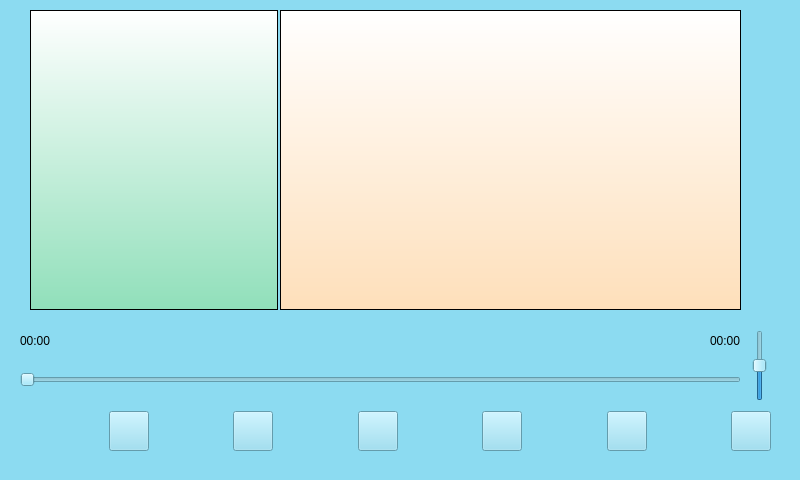
<?xml version="1.0" encoding="UTF-8"?>
<ui version="4.0">
 <class>Widget</class>
 <widget class="QWidget" name="Widget">
  <property name="geometry">
   <rect>
    <x>0</x>
    <y>0</y>
    <width>800</width>
    <height>480</height>
   </rect>
  </property>
  <property name="minimumSize">
   <size>
    <width>800</width>
    <height>480</height>
   </size>
  </property>
  <property name="maximumSize">
   <size>
    <width>800</width>
    <height>480</height>
   </size>
  </property>
  <property name="windowTitle">
   <string>Widget</string>
  </property>
  <property name="styleSheet">
   <string notr="true">background-color: rgb(140, 219, 241);</string>
  </property>
  <widget class="QSlider" name="playCourseSlider">
   <property name="geometry">
    <rect>
     <x>20</x>
     <y>370</y>
     <width>721</width>
     <height>20</height>
    </rect>
   </property>
   <property name="orientation">
    <enum>Qt::Horizontal</enum>
   </property>
  </widget>
  <widget class="QWidget" name="widget" native="true">
   <property name="geometry">
    <rect>
     <x>10</x>
     <y>400</y>
     <width>771</width>
     <height>58</height>
    </rect>
   </property>
   <widget class="QWidget" name="">
    <property name="geometry">
     <rect>
      <x>20</x>
      <y>10</y>
      <width>741</width>
      <height>42</height>
     </rect>
    </property>
    <layout class="QHBoxLayout" name="horizontalLayout">
     <item>
      <spacer name="horizontalSpacer_2">
       <property name="orientation">
        <enum>Qt::Horizontal</enum>
       </property>
       <property name="sizeHint" stdset="0">
        <size>
         <width>58</width>
         <height>20</height>
        </size>
       </property>
      </spacer>
     </item>
     <item>
      <widget class="QPushButton" name="btn_Res">
       <property name="minimumSize">
        <size>
         <width>40</width>
         <height>40</height>
        </size>
       </property>
       <property name="maximumSize">
        <size>
         <width>40</width>
         <height>40</height>
        </size>
       </property>
       <property name="text">
        <string/>
       </property>
       <property name="icon">
        <iconset resource="source.qrc">
         <normaloff>:/ICON/list.png</normaloff>:/ICON/list.png</iconset>
       </property>
       <property name="iconSize">
        <size>
         <width>40</width>
         <height>40</height>
        </size>
       </property>
      </widget>
     </item>
     <item>
      <spacer name="horizontalSpacer_7">
       <property name="orientation">
        <enum>Qt::Horizontal</enum>
       </property>
       <property name="sizeHint" stdset="0">
        <size>
         <width>68</width>
         <height>20</height>
        </size>
       </property>
      </spacer>
     </item>
     <item>
      <widget class="QPushButton" name="btn_model">
       <property name="minimumSize">
        <size>
         <width>32</width>
         <height>32</height>
        </size>
       </property>
       <property name="maximumSize">
        <size>
         <width>40</width>
         <height>40</height>
        </size>
       </property>
       <property name="text">
        <string/>
       </property>
       <property name="icon">
        <iconset resource="source.qrc">
         <normaloff>:/ICON/Loop.png</normaloff>:/ICON/Loop.png</iconset>
       </property>
       <property name="iconSize">
        <size>
         <width>40</width>
         <height>40</height>
        </size>
       </property>
      </widget>
     </item>
     <item>
      <spacer name="horizontalSpacer_3">
       <property name="orientation">
        <enum>Qt::Horizontal</enum>
       </property>
       <property name="sizeHint" stdset="0">
        <size>
         <width>68</width>
         <height>20</height>
        </size>
       </property>
      </spacer>
     </item>
     <item>
      <widget class="QPushButton" name="btn_LeftMove">
       <property name="minimumSize">
        <size>
         <width>32</width>
         <height>32</height>
        </size>
       </property>
       <property name="maximumSize">
        <size>
         <width>40</width>
         <height>40</height>
        </size>
       </property>
       <property name="text">
        <string/>
       </property>
       <property name="icon">
        <iconset resource="source.qrc">
         <normaloff>:/ICON/last.png</normaloff>:/ICON/last.png</iconset>
       </property>
       <property name="iconSize">
        <size>
         <width>40</width>
         <height>40</height>
        </size>
       </property>
      </widget>
     </item>
     <item>
      <spacer name="horizontalSpacer_4">
       <property name="orientation">
        <enum>Qt::Horizontal</enum>
       </property>
       <property name="sizeHint" stdset="0">
        <size>
         <width>48</width>
         <height>20</height>
        </size>
       </property>
      </spacer>
     </item>
     <item>
      <widget class="QPushButton" name="btn_Player">
       <property name="minimumSize">
        <size>
         <width>32</width>
         <height>32</height>
        </size>
       </property>
       <property name="maximumSize">
        <size>
         <width>40</width>
         <height>40</height>
        </size>
       </property>
       <property name="text">
        <string/>
       </property>
       <property name="icon">
        <iconset resource="source.qrc">
         <normaloff>:/ICON/start.png</normaloff>:/ICON/start.png</iconset>
       </property>
       <property name="iconSize">
        <size>
         <width>40</width>
         <height>40</height>
        </size>
       </property>
      </widget>
     </item>
     <item>
      <spacer name="horizontalSpacer_5">
       <property name="orientation">
        <enum>Qt::Horizontal</enum>
       </property>
       <property name="sizeHint" stdset="0">
        <size>
         <width>68</width>
         <height>20</height>
        </size>
       </property>
      </spacer>
     </item>
     <item>
      <widget class="QPushButton" name="btn_RightMove">
       <property name="minimumSize">
        <size>
         <width>32</width>
         <height>32</height>
        </size>
       </property>
       <property name="maximumSize">
        <size>
         <width>40</width>
         <height>40</height>
        </size>
       </property>
       <property name="text">
        <string/>
       </property>
       <property name="icon">
        <iconset resource="source.qrc">
         <normaloff>:/ICON/next.png</normaloff>:/ICON/next.png</iconset>
       </property>
       <property name="iconSize">
        <size>
         <width>40</width>
         <height>40</height>
        </size>
       </property>
      </widget>
     </item>
     <item>
      <spacer name="horizontalSpacer_6">
       <property name="orientation">
        <enum>Qt::Horizontal</enum>
       </property>
       <property name="sizeHint" stdset="0">
        <size>
         <width>78</width>
         <height>20</height>
        </size>
       </property>
      </spacer>
     </item>
     <item>
      <widget class="QPushButton" name="btn_Volume">
       <property name="minimumSize">
        <size>
         <width>32</width>
         <height>32</height>
        </size>
       </property>
       <property name="maximumSize">
        <size>
         <width>40</width>
         <height>40</height>
        </size>
       </property>
       <property name="text">
        <string/>
       </property>
       <property name="icon">
        <iconset resource="source.qrc">
         <normaloff>:/ICON/volum.png</normaloff>:/ICON/volum.png</iconset>
       </property>
       <property name="iconSize">
        <size>
         <width>40</width>
         <height>40</height>
        </size>
       </property>
      </widget>
     </item>
    </layout>
   </widget>
  </widget>
  <widget class="QWidget" name="widget_2" native="true">
   <property name="geometry">
    <rect>
     <x>20</x>
     <y>320</y>
     <width>721</width>
     <height>41</height>
    </rect>
   </property>
   <layout class="QHBoxLayout" name="horizontalLayout_2">
    <item>
     <widget class="QLabel" name="labAllTime">
      <property name="text">
       <string>00:00</string>
      </property>
     </widget>
    </item>
    <item>
     <spacer name="horizontalSpacer">
      <property name="orientation">
       <enum>Qt::Horizontal</enum>
      </property>
      <property name="sizeHint" stdset="0">
       <size>
        <width>458</width>
        <height>20</height>
       </size>
      </property>
     </spacer>
    </item>
    <item>
     <widget class="QLabel" name="labCurTime">
      <property name="text">
       <string>00:00</string>
      </property>
     </widget>
    </item>
   </layout>
  </widget>
  <widget class="QSlider" name="playerVolumeSlider">
   <property name="geometry">
    <rect>
     <x>750</x>
     <y>330</y>
     <width>20</width>
     <height>71</height>
    </rect>
   </property>
   <property name="autoFillBackground">
    <bool>false</bool>
   </property>
   <property name="value">
    <number>50</number>
   </property>
   <property name="orientation">
    <enum>Qt::Vertical</enum>
   </property>
   <property name="invertedAppearance">
    <bool>false</bool>
   </property>
   <property name="invertedControls">
    <bool>false</bool>
   </property>
   <property name="tickPosition">
    <enum>QSlider::NoTicks</enum>
   </property>
  </widget>
  <widget class="QListWidget" name="listWidget">
   <property name="geometry">
    <rect>
     <x>30</x>
     <y>10</y>
     <width>248</width>
     <height>300</height>
    </rect>
   </property>
   <property name="minimumSize">
    <size>
     <width>248</width>
     <height>300</height>
    </size>
   </property>
   <property name="maximumSize">
    <size>
     <width>248</width>
     <height>300</height>
    </size>
   </property>
   <property name="styleSheet">
    <string notr="true">background-color: qlineargradient(spread:pad, x1:1, y1:1, x2:1, y2:0, stop:0 rgba(144, 223, 186, 255), stop:1 rgba(255, 255, 255, 255));</string>
   </property>
  </widget>
  <widget class="QListWidget" name="lyricWidget">
   <property name="geometry">
    <rect>
     <x>280</x>
     <y>10</y>
     <width>461</width>
     <height>300</height>
    </rect>
   </property>
   <property name="minimumSize">
    <size>
     <width>461</width>
     <height>300</height>
    </size>
   </property>
   <property name="maximumSize">
    <size>
     <width>461</width>
     <height>300</height>
    </size>
   </property>
   <property name="styleSheet">
    <string notr="true">background-color: qlineargradient(spread:pad, x1:1, y1:1, x2:1, y2:0, stop:0 rgba(254, 223, 186, 255), stop:1 rgba(255, 255, 255, 255));</string>
   </property>
   <property name="modelColumn">
    <number>0</number>
   </property>
  </widget>
 </widget>
 <resources>
  <include location="source.qrc"/>
 </resources>
 <connections/>
</ui>
